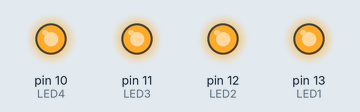
The sketch below on a simulated Arduino Uno, built with avr-gcc and run on an emulated ATmega328P. On the bench: output pins drawn as LEDs (lit = HIGH).

Above: at 0.5 s.
At 3.5 s:
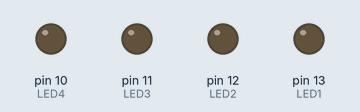
Timing chart, 0 to 4.6 s (numbered marks = the images above):
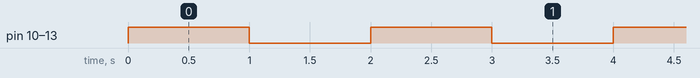

Measured:
- by itself, pin 10 (LED4), pin 11 (LED3), pin 12 (LED2), pin 13 (LED1): alternates HIGH for 1.0 s and LOW for 1.0 s

The sketch:

all_blink.ino
```cpp
#define LED1 13
#define LED2 12
#define LED3 11
#define LED4 10
#define DELAY_TIME 1000

void setup(){
  // initialize the digital pin as an output.
  pinMode(LED1, OUTPUT);
  pinMode(LED2, OUTPUT);
  pinMode(LED3, OUTPUT);
  pinMode(LED4, OUTPUT);
}

void loop(){

  digitalWrite(LED1, HIGH);
  digitalWrite(LED2, HIGH);
  digitalWrite(LED3, HIGH);
  digitalWrite(LED4, HIGH);
  delay(DELAY_TIME);

  digitalWrite(LED1, LOW);
  digitalWrite(LED2, LOW);
  digitalWrite(LED3, LOW);
  digitalWrite(LED4, LOW);
  delay(DELAY_TIME);
}
```
